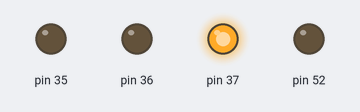
A sketch run on a simulated Arduino Mega 2560, built for the host (arithmetic inside an expression is 32-bit, double 64-bit). On the bench: output pins drawn as LEDs (lit = HIGH).

Above: at 0.2 s.
At 1.2 s:
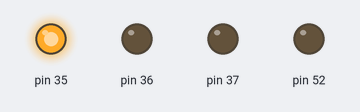
At 1.7 s:
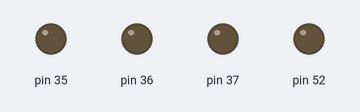
At 3.0 s:
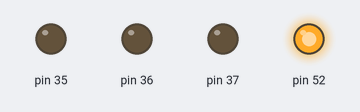
At 4.7 s:
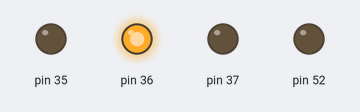
Timing chart, 0 to 5.2 s (numbered marks = the images above):
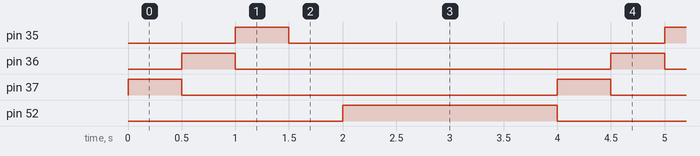

The sketch:

challenge_2.ino
```cpp
#include <avr/io.h>
#include <util/delay.h>
int main(void)
{
   DDRC |=(1<<0);
   DDRC |=(1<<1);
   DDRC |=(1<<2);
   DDRB |=(1<<1);
  while(1)
  {
     PORTC |=(1<<0);
     _delay_ms(500);
     PORTC &=~(1<<0);
     PORTC |=(1<<1);
     _delay_ms(500);
     PORTC &=~(1<<1);
     PORTC |=(1<<2);
     _delay_ms(500);
     PORTC &=~(1<<2);
     _delay_ms(500);
     PORTB |=(1<<1);
     _delay_ms(2000);
     PORTB &=~(1<<1);
  }
}
```

Measured:
- by itself, pin 35–37: alternates HIGH for 0.50 s and LOW for 3.5 s
- by itself, pin 52: alternates HIGH for 2.0 s and LOW for 2.0 s
- by itself, everything shown: repeats every 4.0 s, in 5 steps
